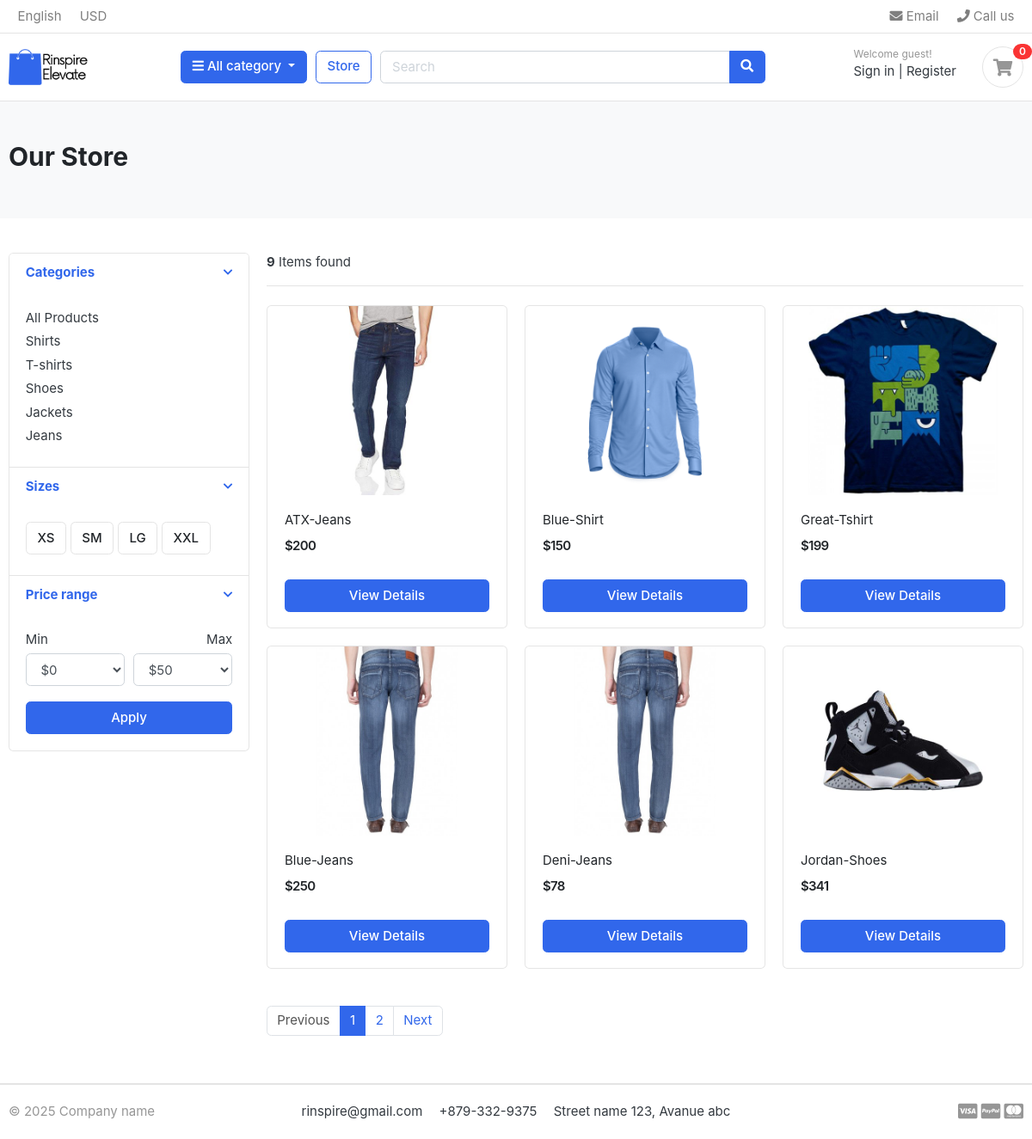
The page /store/ on the database as committed earlier.
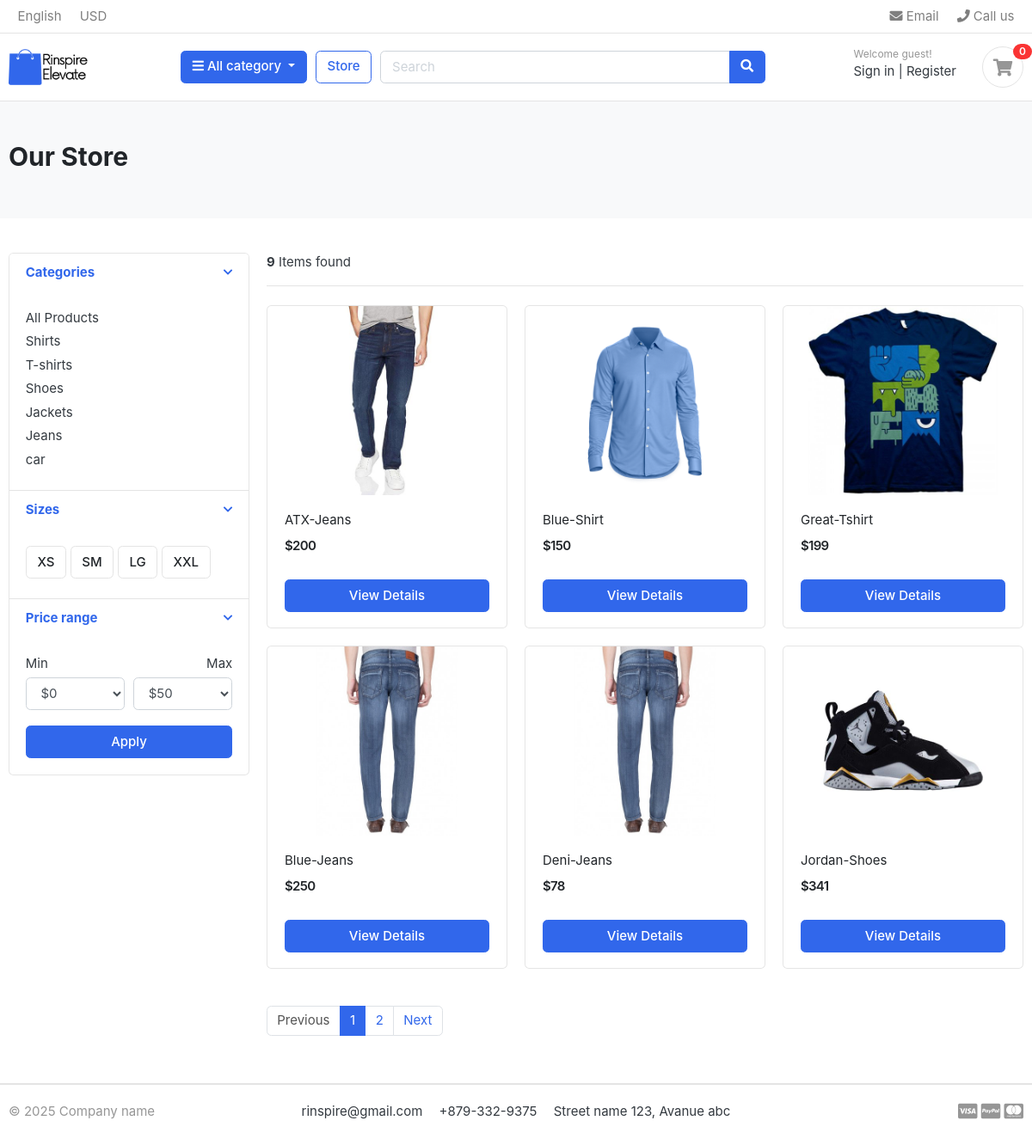
The same page on the database as committed later.
### category/models.py (models this page shows, shortened)
class Category(models.Model):
    category_name = models.CharField(max_length=500,unique=True)
    slug = models.SlugField(max_length=100,unique=True)
    description = models.TextField(max_length=255,blank=True)
    cat_image = models.ImageField(upload_to='photos/categories',blank=True)
    class Meta:
        verbose_name = 'category'
        verbose_name_plural = 'categories'
    def get_url(self):
        return reverse('product_by_category', args=[self.slug])

### store/models.py (models this page shows, shortened)
class Product(models.Model):
    product_name =models.CharField(max_length=200,unique=True)
    slug    = models.SlugField(max_length=200,unique=True)
    product_description = models.TextField(max_length=500,blank=True)
    price  =models.IntegerField()
    pro_image = models.ImageField(upload_to='photos/products',blank=True)
    stock =models.IntegerField()
    is_available = models.BooleanField(default=True)
    category = models.ForeignKey(Category,on_delete=models.CASCADE)
    created_date = models.DateTimeField(auto_now_add=True)
    modified_data =models.DateTimeField(auto_now=True)
    def get_url(self):
        return reverse('product_detail', args=[self.category.slug,self.slug])

### store/views.py (the view)
# urls.py: path("store/",include("store.urls")),
def store(request,category_slug=None):
    categories = None
    products = None
    if category_slug is not None:
        categories = get_object_or_404(Category,slug=category_slug)
        products = Product.objects.filter(category=categories,is_available =True)
        paginator = Paginator(products,6)
        page = request.GET.get('page')
        paged_products = paginator.get_page(page)
        product_count = products.count()
    else:
        products = Product.objects.all().filter(is_available=True).order_by('id')
        paginator = Paginator(products,6)
        page = request.GET.get('page')
        paged_products = paginator.get_page(page)
        product_count = products.count()
    context={
        'products':paged_products,
        'product_count':product_count,
    }
    return render(request,"store/store.html",context)

### template/store/store.html (shortened to what this page needs)
{% extends 'base.html'%}
{% load static%}
{% block content%}
<section class="section-pagetop bg">
    <div class="container">
        {%if 'search' in request.path%}
        <h2 class="title-page">Search Result</h2>
        {%else%}
        <h2 class="title-page">Our Store</h2>
        {%endif%}
    </div>
    </section>
    <section class="section-content padding-y">
        <div class="container">
        <div class="row">
            <aside class="col-md-3">
        <div class="card">
            <article class="filter-group">
                <header class="card-header">
                    <a href="#" data-toggle="collapse" data-target="#collapse_1" aria-expanded="true" class="">
                        <i class="icon-control fa fa-chevron-down"></i>
                        <h6 class="title">Categories</h6>
                    </a>
                </header>
                <div class="filter-content collapse show" id="collapse_1" style="">
                    <div class="card-body">
                        <ul class="list-menu">
                            <li><a href="{%url 'store' %}">All Products</a></li>
                        {%for category in links%}
                        <li><a href="{{category.get_url}}">{{category.category_name}}</a></li>
                        {%endfor%}
                        </ul>
                    </div>
                </div>
            </article>
            <article class="filter-group">
                <header class="card-header">
                    <a href="#" data-toggle="collapse" data-target="#collapse_4" aria-expanded="true" class="">
                        <i class="icon-control fa fa-chevron-down"></i>
                        <h6 class="title">Sizes </h6>
                    </a>
                </header>
                <div class="filter-content collapse show" id="collapse_4" style="">
                    <div class="card-body">
                      <label class="checkbox-btn">
                        <span class="btn btn-light"> XS </span>
                      </label>
                      <label class="checkbox-btn">
                        <span class="btn btn-light"> SM </span>
                      </label>
                      <label class="checkbox-btn">
                        <span class="btn btn-light"> LG </span>
                      </label>
                      <label class="checkbox-btn">
                        <span class="btn btn-light"> XXL </span>
                      </label>
                </div>
                </div>
            </article>
            <article class="filter-group">
                <header class="card-header">
                    <a href="#" data-toggle="collapse" data-target="#collapse_3" aria-expanded="true" class="">
                        <i class="icon-control fa fa-chevron-down"></i>
                        <h6 class="title">Price range </h6>
                    </a>
                </header>
                <div class="filter-content collapse show" id="collapse_3" style="">
                    <div class="card-body">
                        <div class="form-row">
                        <div class="form-group col-md-6">
                          <label>Min</label>
                              <select class="mr-2 form-control">
                                <option value="0">$0</option>
                            </select>
                        </div>
                        <div class="form-group text-right col-md-6">
                          <label>Max</label>
                              <select class="mr-2 form-control">
                                <option value="50">$50</option>
                            </select>
                        </div>
                        </div>
                        <button class="btn btn-block btn-primary">Apply</button>
                    </div>
                </div>
            </article>
        </div>
            </aside>
            <main class="col-md-9">
        <header class="border-bottom mb-4 pb-3">
                <div class="form-inline">
                    <span class="mr-md-auto"><b>{{product_count}}</b> Items found </span>
                </div>
        </header>
        <div class="row">
            {%if products%}
            {%for product in products%}
            <div class="col-md-4">
                <figure class="card card-product-grid">
                    <div class="img-wrap">
                        {%if product.pro_image%}
                        <img src="{{product.pro_image.url}}">
                        {%else%}
                        <p>image</p>
                        {%endif%}
                    </div>
                    <figcaption class="info-wrap">
                        <div class="fix-height">
                            <a href="{{product_detail.get_url}}" class="title">{{product.product_name}}</a>
                            <div class="price-wrap mt-2">
                                <span class="price">${{product.price}}</span>
                            </div>
                        </div>
                        <a href="{{product.get_url}}" class="btn btn-block btn-primary">View Details </a>
                    </figcaption>
                </figure>
            </div>
            {%endfor%}
            {%else%}
            <div>
                <h2>No Result Found. Please Try again. </h2>
            </div>
            {%endif%}
        </div>
        <nav class="mt-4" aria-label="Page navigation sample">
            {% if products.has_other_pages %}
                <ul class="pagination">
                    {% if products.has_previous %}
                        <li class="page-item"><a class="page-link" href="?page={{ products.previous_page_number }}">Previous</a></li>
                    {% else %}
                        <li class="page-item disabled"><a class="page-link" href="#">Previous</a></li>
                    {% endif %}
                    {% for i in products.paginator.page_range %}
                        {% if products.number == i %}
                            <li class="page-item active"><a class="page-link" href="#">{{ i }}</a></li>
                        {% else %}
                            <li class="page-item"><a class="page-link" href="?page={{ i }}">{{ i }}</a></li>
                        {% endif %}
                    {% endfor %}
                    {% if products.has_next %}
                        <li class="page-item"><a class="page-link" href="?page={{ products.next_page_number }}">Next</a></li>
                    {% else %}
                        <li class="page-item disabled"><a class="page-link" href="#">Next</a></li>
                    {% endif %}
                </ul>
            {% endif %}
        </nav>
            </main>
        </div>
        </div>
        </section>
{%endblock%}

### template/base.html (shortened to what this page needs)
{% load static %}
<!DOCTYPE HTML>
<html lang="en">
<head>
<link href="{% static '/css/bootstrap.css'%}" rel="stylesheet" type="text/css"/>
<link href="{%	static '/fonts/fontawesome/css/all.min.css'%}" type="text/css" rel="stylesheet">
<link href="{% static '/css/ui.css'%}" rel="stylesheet" type="text/css"/>
<link href="{% static '/css/responsive.css' %}" rel="stylesheet" media="only screen and (max-width: 1200px)" />
</head>
<body>
    {% include 'includes/navbar.html' %}
{% block content %}{% endblock %}
 {% include 'includes/footer.html'%}

### template/includes/navbar.html (shortened to what this page needs)
{% load static %}
<header class="section-header">
    <nav class="navbar p-md-0 navbar-expand-sm navbar-light border-bottom">
    <div class="container">
      <div class="collapse navbar-collapse" id="navbarTop4">
        <ul class="navbar-nav mr-auto">
            <li class="nav-item dropdown">
                 <a href="#" class="nav-link">   English </a>
            </li>
            <li class="nav-item dropdown">
                <a href="#" class="nav-link"> USD </a>
            </li>
        </ul>
        <ul class="navbar-nav">
            <li><a href="#" class="nav-link"> <i class="fa fa-envelope"></i> Email </a></li>
            <li><a href="#" class="nav-link"> <i class="fa fa-phone"></i> Call us </a></li>
        </ul>
      </div>
    </div>
    </nav>
    <section class="header-main border-bottom">
        <div class="container">
    <div class="row align-items-center">
        <div class="col-lg-2 col-md-3 col-6">
            <a href="{%url 'home'%}" class="brand-wrap">
                <img class="logo" src="/static/images/logo2.png">
            </a>
        </div>
        <div class="col-lg col-sm col-md col-6 flex-grow-0">
            <div class="category-wrap dropdown d-inline-block float-right">
                <button type="button" class="btn btn-primary dropdown-toggle" data-toggle="dropdown">
                    <i class="fa fa-bars"></i> All category
                </button>
            </div>
        </div>
        <a href="{%url 'store'%}" class="btn btn-outline-primary">Store</a>
        <div class="col-lg  col-md-6 col-sm-12 col">
            <form action="{%url 'search'%}" class="search" method="get">
                <div class="input-group w-100">
                    <input type="text" class="form-control" style="width:60%;" placeholder="Search" name="keyword">
                    <div class="input-group-append">
                      <button class="btn btn-primary" type="submit">
                        <i class="fa fa-search"></i>
                      </button>
                    </div>
                </div>
            </form>
        </div>
        <div class="col-lg-3 col-sm-6 col-8 order-2 order-lg-3">
                    <div class="d-flex justify-content-end mb-3 mb-lg-0">
                        <div class="widget-header">
                            <small class="title text-muted">Welcome guest!</small>
                            <div>
                                <a href="{%static './signin.html'%}">Sign in</a> <span class="dark-transp"> | </span>
                                <a href="{% static './register.html' %}"> Register</a>
                            </div>
                        </div>
                        <a href="{%url 'cart'%}" class="widget-header pl-3 ml-3">
                            <div class="icon icon-sm rounded-circle border"><i class="fa fa-shopping-cart"></i></div>
                            <span class="badge badge-pill badge-danger notify">{{cart_count}}</span>
                        </a>
                    </div>
                </div>
    </div>
        </div>
    </section>
    </header>

### template/includes/footer.html
<footer class="section-footer border-top">
	<div class="container">
		<section class="footer-bottom border-top row">
			<div class="col-md-2">
				<p class="text-muted"> &copy 2025 Company name </p>
			</div>
			<div class="col-md-8 text-md-center">
				<span  class="px-2">rinspire@gmail.com</span>
				<span  class="px-2">+879-332-9375</span>
				<span  class="px-2">Street name 123, Avanue abc</span>
			</div>
			<div class="col-md-2 text-md-right text-muted">
				<i class="fab fa-lg fa-cc-visa"></i>
				<i class="fab fa-lg fa-cc-paypal"></i>
				<i class="fab fa-lg fa-cc-mastercard"></i>
			</div>
		</section>
	</div>
</footer>

Rows that differ between the two databases and show on the page:
added Category: category_name "car"
